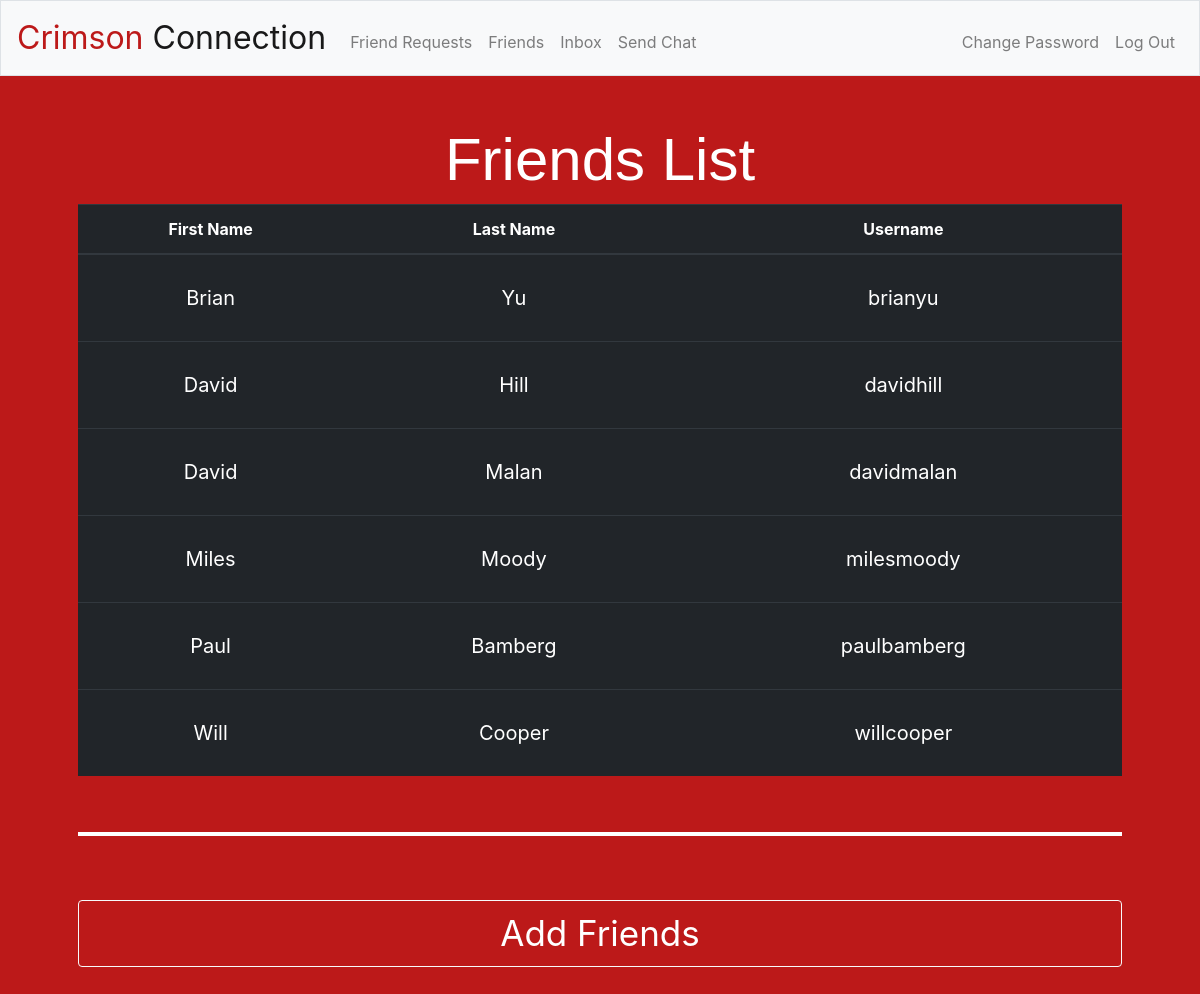
The app's page /friends (signed in) with its own data.
### tables this page shows
CREATE TABLE 'users' ('id' INTEGER PRIMARY KEY AUTOINCREMENT NOT NULL, 'username' TEXT NOT NULL, 'hash' TEXT NOT NULL,'firstname' text, 'lastname' text);

### application.py (the view)
@app.route("/friends")
def friends():
    friends = db.execute(
        "SELECT * FROM users WHERE username IN (SELECT recipient FROM friends WHERE sender=:user AND accepted='TRUE') OR username IN (SELECT sender FROM friends WHERE recipient=:user AND accepted='TRUE')", user=session["username"])
    if not friends:
        return render_template("nofriends.html")
    return render_template("friends.html", rows=friends)

### application.py (called while the page is built)
@app.after_request
def after_request(response):
    response.headers["Cache-Control"] = "no-cache, no-store, must-revalidate"
    response.headers["Expires"] = 0
    response.headers["Pragma"] = "no-cache"
    return response

### templates/friends.html (shortened to what this page needs)
{% extends "layout.html" %}
{% block main %}
    <h1 id="title">Friends List</h1>
    <table class="table table-dark">
        <thead class="thead-dark">
            <tr>
                <th>First Name</th>
                <th>Last Name</th>
                <th>Username</th>
            </tr>
        </thead>
        <tbody style="font-size: 20px;">
            {% for rows in rows %}
            <a href="{{ url_for('view_friend', username1=rows['username']) }}">
                <tr id="tr">
                    <td><a href="{{ url_for('view_friend', username1=rows['username']) }}">{{ rows["firstname"] }}</a></td>
                    <td><a href="{{ url_for('view_friend', username1=rows['username']) }}">{{ rows["lastname"] }}</a></td>
                    <td><a href="{{ url_for('view_friend', username1=rows['username']) }}">{{ rows["username"] }}</a></td>
                </tr>
            </a>
            {% endfor %}
        </tbody>
    </table>
    <hr style="border: 2px solid white;">
    <form action="/add_friends">
        <button class="btn btn-outline-light btn-block"><div id="button">Add Friends</div></button>
    </form>
{% endblock %}

### static/styles.css (style rules this page uses)
#title { color: white; font-size: 60px; font-family: Arial, Helvetica, sans-serif; }
body { background-color: #BC1919; }
a { color: white; text-decoration: none; }
#button { color: white; font-size: 35px; }
.table { border-width: 0px; }
td a { display: block; padding: 16px; }

### records on screen
users: firstname "Brian", lastname "Yu", username "brianyu"
users: firstname "David", lastname "Hill", username "davidhill"
users: firstname "David", lastname "Malan", username "davidmalan"
users: firstname "Miles", lastname "Moody", username "milesmoody"
users: firstname "Paul", lastname "Bamberg", username "paulbamberg"
users: firstname "Will", lastname "Cooper", username "willcooper"
